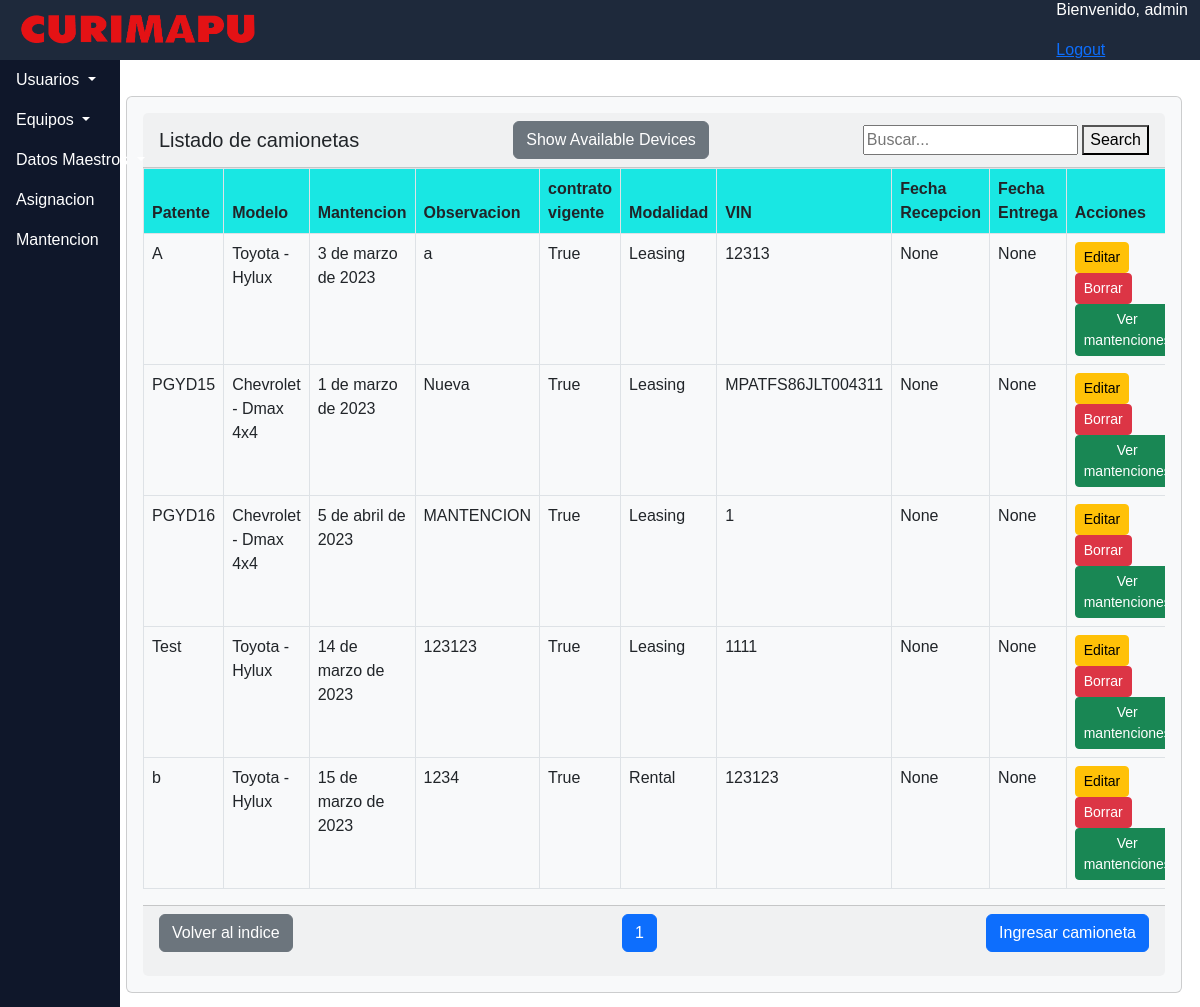
Screenshot of /dashboard/panel_camionetas.html (signed in) with the database file from the repository.
### dashboard/models.py (models this page shows, shortened)
class Camionetas(models.Model):
    patente = models.CharField(max_length=20,unique=True)
    modelo_camioneta = models.ForeignKey(Modelos,on_delete=models.CASCADE)
    mantencion = models.DateField()
    observaciones_camionetas = models.CharField(max_length=100)
    disponible = models.BooleanField()
    modalidad = models.CharField(choices=listado_modalidades,max_length=20,verbose_name='listado modalidades')
    vin = models.CharField(max_length=20,unique=True)
    kilometraje = models.IntegerField()
    fecha_recepcion = models.DateField(null=True,blank=True)
    fecha_entrega = models.DateField(null=True,blank=True)
    class Meta:
        ordering = ['patente']

class Modelos(models.Model):
    m_marca = models.ForeignKey(Marca,on_delete=models.CASCADE,verbose_name='Marca')
    m_param = models.ForeignKey(ParamTipo,on_delete=models.CASCADE,verbose_name='Tipo')
    m_modelo = models.CharField(max_length=50,unique=True,verbose_name='Modelo')
    m_procesador = models.ForeignKey(Procesador,default="01",on_delete=models.SET_DEFAULT,help_text="Por favor marcar 'No aplica' para las camionetas"
                                     ,verbose_name='Procesador')
    def __str__(self):
        return str(u"{} - {}").format(
            self.m_marca,
            self.m_modelo,
        )
    class Meta:
        ordering = ['m_marca']

class Marca(models.Model):
    marca = models.CharField(max_length=20, unique= True)
    def __str__(self):
        return self.marca

### dashboard/views.py (the view, shortened to what this page needs)
# urls.py: path('panel_camionetas.html',panel_camionetas.as_view(),name ='panel_camionetas'),
@method_decorator(login_required, name='dispatch' )
class panel_camionetas(ListView):
    context_object_name = 'panel_camionetas'
    template_name = 'dashboard/panel_camionetas.html'
    paginate_by = 50
    search_form = SearchForm
    def get_queryset(self):
        show_available = self.request.GET.get('show_available')
        queryset = Camionetas.objects.order_by('patente')
        if show_available == 'true':
            available_devices = Asignacion.objects.filter(vigente=False).values_list('camionetas_a_id', flat=True)
            queryset = queryset.filter(
                Q(id__in=available_devices) |
                Q(asignacion__isnull=True)
            )
        query = self.request.GET.get('query')
        return queryset
    def get_context_data(self, **kwargs):
        context = super(panel_camionetas, self).get_context_data(**kwargs)
        context['search_form'] = self.search_form(self.request.GET or None)
        return context
    """"
    def get_queryset(self):
        queryset = super().get_queryset()
        patente = self.request.GET.get('patente')
        sort_param = self.request.GET.get('sort')
        current_order = self.request.session.get('current_order', 'asc')  # get the current sorting order from the session, default to ascending order
        if sort_param == 'patente':
            if current_order == 'asc':
                queryset = queryset.order_by('patente')
                self.request.session['current_order'] = 'desc'
            else:
                queryset = queryset.order_by('-patente')
                self.request.session['current_order'] = 'asc'
        elif sort_param == 'modelo_camioneta':
            if current_order == 'asc':
                queryset = queryset.order_by('modelo_camioneta')
                self.request.session['current_order'] = 'desc'
            else:
                queryset = queryset.order_by('-modelo_camioneta')
                self.request.session['current_order'] = 'asc'
        elif sort_param == 'mantencion':
            if current_order == 'asc':
                queryset = queryset.order_by('mantencion')
                self.request.session['current_order'] = 'desc'
            else:
                queryset = queryset.order_by('-mantencion')
                self.request.session['current_order'] = 'asc'
        else:
            queryset = queryset.order_by('patente')
            self.request.session['current_order'] = 'asc'
        return queryset
"""

### dashboard/forms.py
class SearchForm(forms.Form):
    query = forms.CharField(label='', widget=forms.TextInput(attrs={'placeholder': 'Buscar...'}))

### dashboard/templates/dashboard/panel_camionetas.html (shortened to what this page needs)
{% extends "dashboard/base.html" %}
{% load crispy_forms_tags %}
{% load static %}
{% block content %}
<link rel="stylesheet" href="https://cdn.jsdelivr.net/npm/bootstrap-icons@1.10.3/font/bootstrap-icons.css">
<div class="card text-dark bg-light mb-3">
  <div class="card-body">
    <div class="card-header d-flex justify-content-between align-items-center">
      <h5 class="mb-0">Listado de camionetas</h5>
      {% with request.GET.show_available as show_available %}
  <a href="?show_available={% if show_available == 'true' %}false{% else %}true{% endif %}{% if request.GET.query %}&query={{ request.GET.query }}{% endif %}" class="btn btn-secondary">
    {% if show_available == 'true' %}Show All Devices{% else %}Show Available Devices{% endif %}
  </a>
{% endwith %}
      <form method="GET" class="search-form">
        <input type="text" name="query" value="{{ search_form.value }}" placeholder="Buscar...">
        <button type="submit">Search</button>
    </form>
    </div>
      <div class="table-responsive" style="max-height: calc(100vh - 270px); overflow-y: auto;">
        <table class="table table-hover table-bordered">
            <thead style="background-color: rgb(25, 231, 227);">
            <tr>
                <th>Patente</th>
                <th>Modelo</th>
                <th>Mantencion</th>
                <th>Observacion</th>
                <th>contrato vigente</th>
                <th>Modalidad</th>
                <th>VIN</th>
                <th>Fecha Recepcion</th>
                <th>Fecha Entrega</th>
                <th>Acciones</th>
            </tr>
        </thead>
        <tbody>
            {% for Camionetas in object_list %}
            <tr class="table-hover">
                <td>{{ Camionetas.patente }} </td>
                <td>{{ Camionetas.modelo_camioneta }}</td>
                <td>{{ Camionetas.mantencion }}</td>
                <td>{{ Camionetas.observaciones_camionetas }}</td>
                <td>{{ Camionetas.disponible }}</td>
                <td>{{ Camionetas.modalidad }}</td>
                <td>{{ Camionetas.vin }}</td>
                <td>{{ Camionetas.fecha_recepcion }}</td>
                <td>{{ Camionetas.fecha_entrega}}</td>
                <td><a href="{% url "dashboard:editcam" Camionetas.pk %}" class="btn btn-warning btn-sm">Editar</a>
                    <a href="{% url "dashboard:deletcam" Camionetas.pk %}" class="btn btn-danger btn-sm">Borrar</a>
                    <a href="{% url "dashboard:mantenciones" pk=Camionetas.pk %}" class="btn btn-success btn-sm">Ver mantenciones</a>
                </td>
            </tr>
            {% endfor %}
        </tbody>
    </table>
</div>
<div class="card-footer">
<div class="pagination d-flex justify-content-between">
  <p>
    <a href="{% url "dashboard:index" %}" class="btn btn-secondary">Volver al indice</a>
</p>
  <ul class="pagination">
    {% for num in page_obj.paginator.page_range %}
      {% if page_obj.number == num %}
        <li class="page-item active"><a class="page-link" href="?page={{ num }}">{{ num }}</a></li>
      {% elif num > page_obj.number|add:'-3' and num < page_obj.number|add:'3' %}
        <li class="page-item"><a class="page-link" href="?page={{ num }}">{{ num }}</a></li>
      {% endif %}
    {% endfor %}
  </ul>
    <p>
        <button type="button" class="btn btn-primary" onclick="location.href='{% url 'dashboard:newcam' %}'">Ingresar camioneta</button>
    </p>
</div>
</div>
</div>
{% endblock %}

### dashboard/templates/dashboard/base.html (shortened to what this page needs)
<!DOCTYPE html>
<html lang="es">
<html>
    <head>
        {% load static %}
            <link href="
            https://cdn.jsdelivr.net/npm/bootstrap@5.2.3/dist/css/bootstrap.min.css
            " rel="stylesheet">
    </head>
<body>
    <header>
        {% block header %}
        <nav class="navbar navbar-expand-lg navbar-dark fixed-top" style="background-color: rgb(30 41 59); z-index:2;">
            <div class="container-fluid">
                <a class="navbar-brand" href="{% url "dashboard:index" %}">
                        <img src="{% static '/img/logocurimapu.png' %}" alt="Curimapu" width="250px" height="40px">
                </a>
                <div class ="d-flex justify-content-between">
                  <div class = "ml-auto">
                  <p style="color: white;">Bienvenido, {{ request.user.username }}</p>
                  <a href="{% url 'dashboard:logout' %}">Logout</a>
                </div>
              </div>
                </div>
        </nav>
        {% endblock %}
    </header>
    {% block side %}
    <div class="sidebar">
      <ul class="nav flex-column">
        <li class="nav-item dropdown">
          <a class="nav-link dropdown-toggle" href="#" id="usuariosDropdown" role="button" data-bs-toggle="dropdown" aria-expanded="false">
            Usuarios
          </a>
        </li>
        <li class="nav-item dropdown">
          <a class="nav-link dropdown-toggle" href="#" id="equiposDropdown" role="button" data-bs-toggle="dropdown" aria-expanded="false">
            Equipos
          </a>
        </li>
        <li class="nav-item dropdown">
          <a class="nav-link dropdown-toggle" href="#" id="datosMaestrosDropdown" role="button" data-bs-toggle="dropdown" aria-expanded="false">
            Datos Maestros
          </a>
        </li>
        <li class="nav-item">
          <a class="nav-link" href="{% url "dashboard:panel_asignacion" %}">Asignacion</a>
        </li>
        <li class="nav-item">
          <a class="nav-link" href="{% url "dashboard:panel_mantencion" %}">Mantencion</a>
        </li>
      </ul>
    </div>
    {% endblock %}
    <main>
        {% block content %}{% endblock %}
    </main>
</body>
</html>

### dashboard/templates/dashboard/base.html (style rules this page uses)
body { font-family: 'OpenSans-Light', sans-serif; }
.sidebar { width: 12.5%; background-color: rgb(15, 23, 42); height: 100dvh; position: fixed; width: 10%; top: 1; left: 0; z-index: 1; }
.navbar { position: fixed; top: 0; left: 0%; width: 100%; height: 60px; z-index: 1; }
.nav-link { color: #fff; }
main { margin-top: 60px; margin-left: 10.5%; width: 88%; padding-top: 20px; z-index: 1; }

### rows the page displays
Camionetas: patente "A", modelo_camioneta "Toyota - Hylux", mantencion "3 de marzo de 2023", observaciones_camionetas "a", disponible "True", modalidad "Leasing", vin "12313", fecha_recepcion "None", fecha_entrega "None"
Camionetas: patente "PGYD15", modelo_camioneta "Chevrolet - Dmax 4x4", mantencion "1 de marzo de 2023", observaciones_camionetas "Nueva", disponible "True", modalidad "Leasing", vin "MPATFS86JLT004311", fecha_recepcion "None", fecha_entrega "None"
Camionetas: patente "PGYD16", modelo_camioneta "Chevrolet - Dmax 4x4", mantencion "5 de abril de 2023", observaciones_camionetas "MANTENCION", disponible "True", modalidad "Leasing", vin "1", fecha_recepcion "None", fecha_entrega "None"
Camionetas: patente "Test", modelo_camioneta "Toyota - Hylux", mantencion "14 de marzo de 2023", observaciones_camionetas "123123", disponible "True", modalidad "Leasing", vin "1111", fecha_recepcion "None", fecha_entrega "None"
Camionetas: patente "b", modelo_camioneta "Toyota - Hylux", mantencion "15 de marzo de 2023", observaciones_camionetas "1234", disponible "True", modalidad "Rental", vin "123123", fecha_recepcion "None", fecha_entrega "None"

### other values shown
{{ request.user.username }} "admin"
{{ num }} "1"
